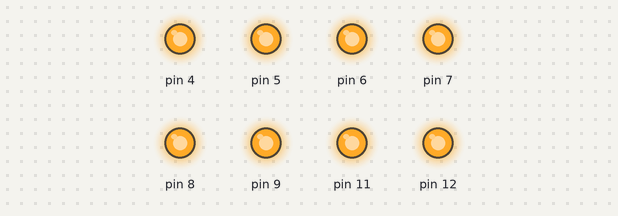
This sketch was run on a simulated Arduino Uno, built with avr-gcc and run on an emulated ATmega328P. Shown: output pins drawn as LEDs (lit = HIGH).

Above: at 2.5 s.
At 10.0 s:
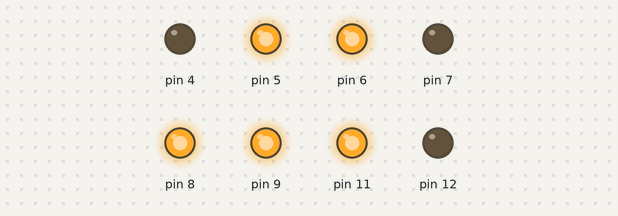
Timing chart, 0 to 17.3 s (numbered marks = the images above):
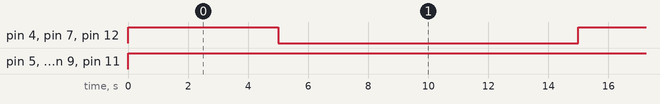

The sketch:

Arduino-Uno-7SegDisplay.ino
```cpp
void setup()
{
  pinMode(4, OUTPUT);  //7-segment Display PIN 1   ---   Segment E
  pinMode(5, OUTPUT);  //7-segment Display PIN 2   ---   Segment D
  pinMode(6, OUTPUT);  //7-segment Display PIN 4   ---   Segment C
  pinMode(7, OUTPUT);  //7-segment Display PIN 5   ---   Segment Decimal Point
  pinMode(8, OUTPUT);  //7-segment Display PIN 10  ---   Segment G
  pinMode(9, OUTPUT);  //7-segment Display PIN 9   ---   Segment F
  pinMode(11, OUTPUT); //7-segment Display PIN 7   ---   Segment A
  pinMode(12, OUTPUT); //7-segment Display PIN 6   ---   Segment B
}

void loop()
{
  digitalWrite(4, HIGH);
  digitalWrite(5, HIGH);
  digitalWrite(6, HIGH);
  digitalWrite(7, HIGH);
  digitalWrite(8, HIGH);
  digitalWrite(9, HIGH);
  digitalWrite(11, HIGH);
  digitalWrite(12, HIGH);

  delay(5000); // Wait for 1000 millisecond(s)


  digitalWrite(4, LOW);
  digitalWrite(5, HIGH);
  digitalWrite(6, HIGH);
  digitalWrite(7, LOW);
  digitalWrite(8, HIGH);
  digitalWrite(9, HIGH);
  digitalWrite(11, HIGH);
  digitalWrite(12, LOW);

  delay(10000);
  //digitalWrite(13, LOW);
  //delay(1000); // Wait for 1000 millisecond(s)
}
```

Measured:
- by itself, pin 4, pin 7, pin 12: alternates HIGH for 5.0 s and LOW for 10.0 s
- by itself, pin 5, pin 6, pin 8, pin 9, pin 11: LOW → HIGH at 0.00 s
